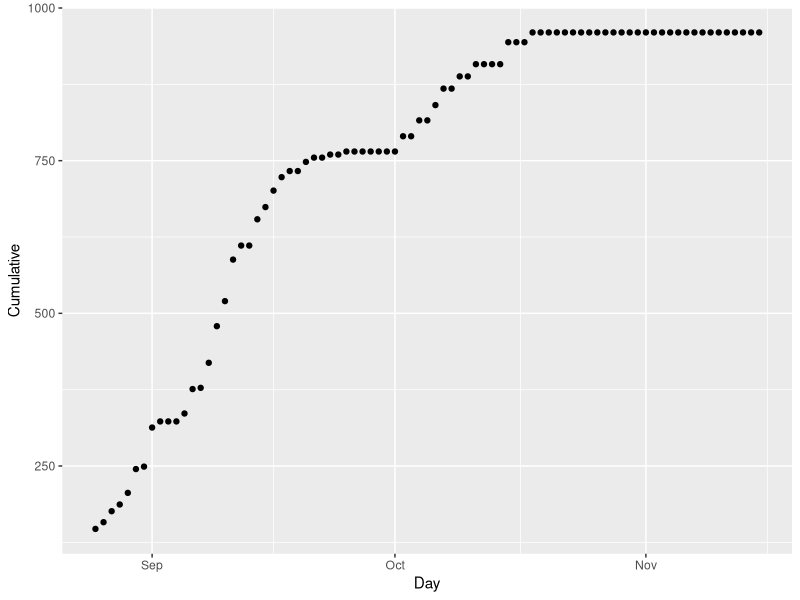
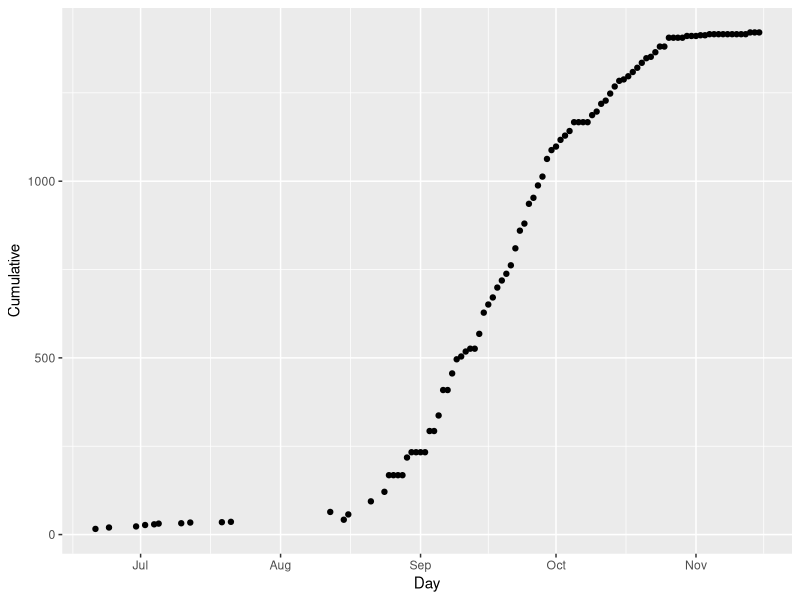
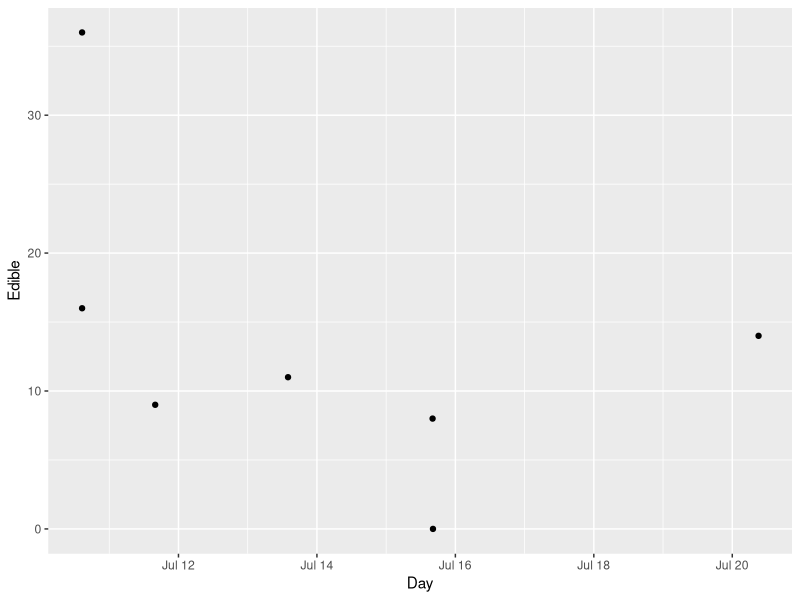

Recreate these plots in R, in order.
## ---- chunk 1

library(tidyverse)
library(tidyr)


## ---- chunk 2

figs_2017 <- read.csv(file = "data/2017figs.csv", header = TRUE, sep = ",", fileEncoding="UTF-8-BOM")
figs_2018 <- read.csv(file = "data/2018figs.csv", header = TRUE, sep = ",", fileEncoding="UTF-8-BOM")
figs_2019 <- read.csv(file = "data/2019figs.csv", header = TRUE, sep = ",", fileEncoding="UTF-8-BOM")


## ---- chunk 3

figs_2017$Day <- mdy(figs_2017$Day)
figs_2018$Day <- mdy(figs_2018$Day)
figs_2019$Day <- mdy_hm(figs_2019$Day) %>% with_tz("US/Pacific")

figs_2017 <- figs_2017 %>% complete(Day = seq.Date(min(Day), max(Day), by="day"))
figs_2018 <- figs_2018 %>% complete(Day = seq.Date(min(Day), max(Day), by="day"))
figs_2019 <- figs_2019 %>% complete(Day = seq.Date(min(Day), max(Day), by="day"))


## ---- chunk 4

figs_2017 %>% ggplot() + geom_point(aes(x = Day, y = Cumulative))
figs_2018 %>% ggplot() + geom_point(aes(x = Day, y = Cumulative))
figs_2019 %>% ggplot() + geom_point(aes(x = Day, y = Edible))



